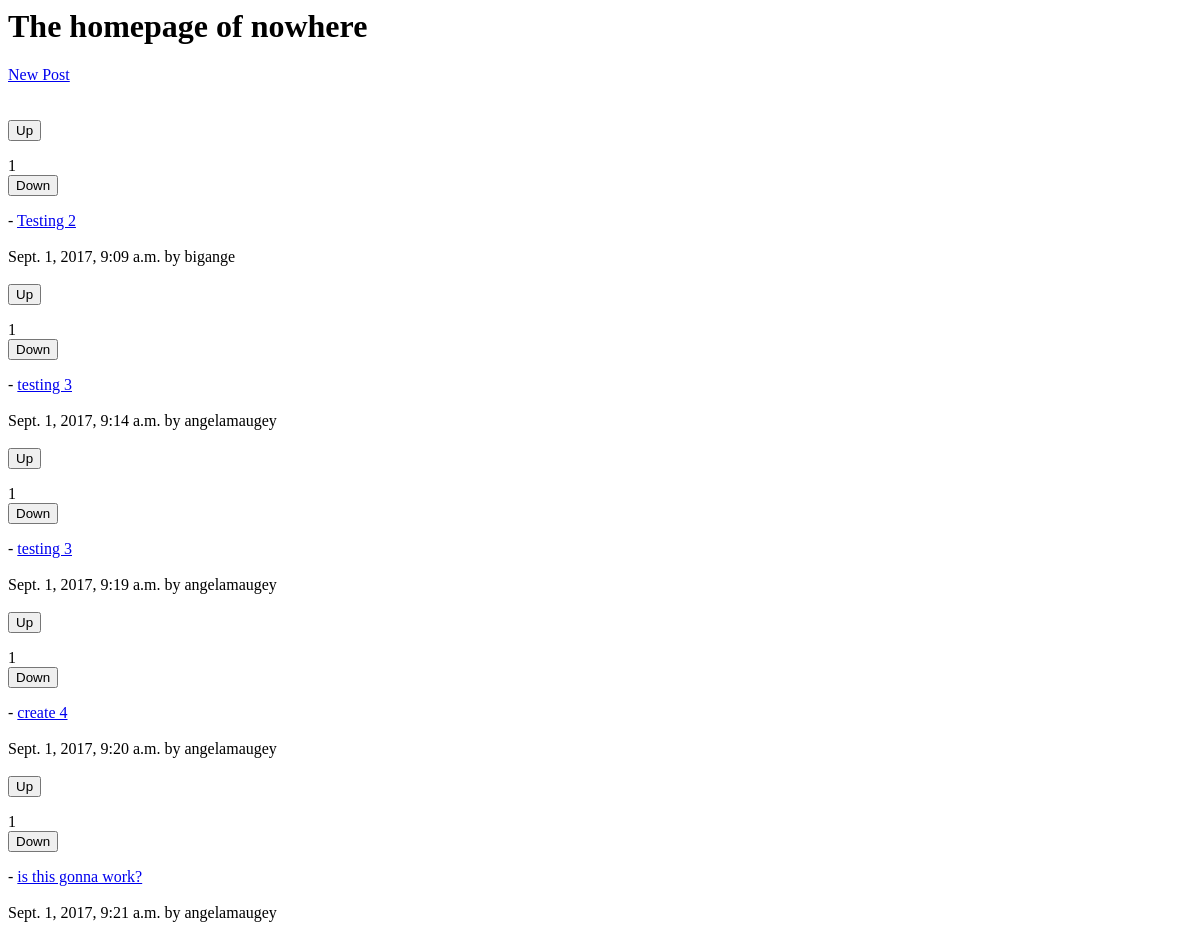
Before: / with the older database file.
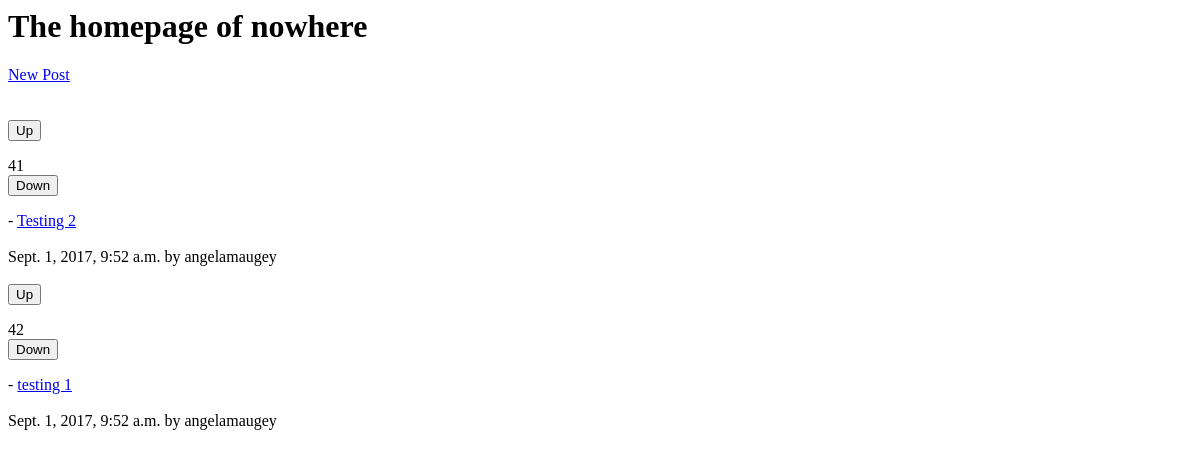
After: the same page with the newer database file.
### posts/models.py (models this page shows)
class Post(models.Model):
    title = models.CharField(max_length=200)
    url = models.TextField()
    pub_date = models.DateTimeField()
    author = models.ForeignKey(User)
    votes_total = models.IntegerField(default=1)

### posts/views.py (the view)
# urls.py: 2. Add a URL to urlpatterns:  url(r'^$', views.home, name='home')
def home(request):
    posts = Post.objects.order_by('votes_total')
    return render(request, 'posts/home.html', {'posts':posts})

### posts/templates/posts/home.html (shortened to what this page needs)
<h1>The homepage of nowhere</h1>
<a href="{% url 'posts:create' %}">New Post</a>
{% for post in posts.all %}
<form action="{% url 'posts:upvote' post.id %}" method="POST">
  <input type="submit" value="Up">
</form> {{ post.votes_total }} <form action="{% url 'posts:downvote' post.id %}" method="POST">
  <input type="submit" value="Down">
</form> - <a href="{{ post.url }}">{{ post.title }}</a>
{{ post.pub_date }} by {{ post.author.username }}
{% endfor %}

Changed rows visible on the page:
removed Post: votes_total "1", title "Testing 2", pub_date "Sept. 1, 2017, 9:09 a.m.", author.username "bigange"
removed Post: votes_total "1", title "testing 3", pub_date "Sept. 1, 2017, 9:14 a.m.", author.username "angelamaugey"
removed Post: votes_total "1", title "testing 3", pub_date "Sept. 1, 2017, 9:19 a.m.", author.username "angelamaugey"
removed Post: votes_total "1", title "create 4", pub_date "Sept. 1, 2017, 9:20 a.m.", author.username "angelamaugey"
removed Post: votes_total "1", title "is this gonna work?", pub_date "Sept. 1, 2017, 9:21 a.m.", author.username "angelamaugey"
added Post: votes_total "41", title "Testing 2", pub_date "Sept. 1, 2017, 9:52 a.m.", author.username "angelamaugey"
added Post: votes_total "42", title "testing 1", pub_date "Sept. 1, 2017, 9:52 a.m.", author.username "angelamaugey"
